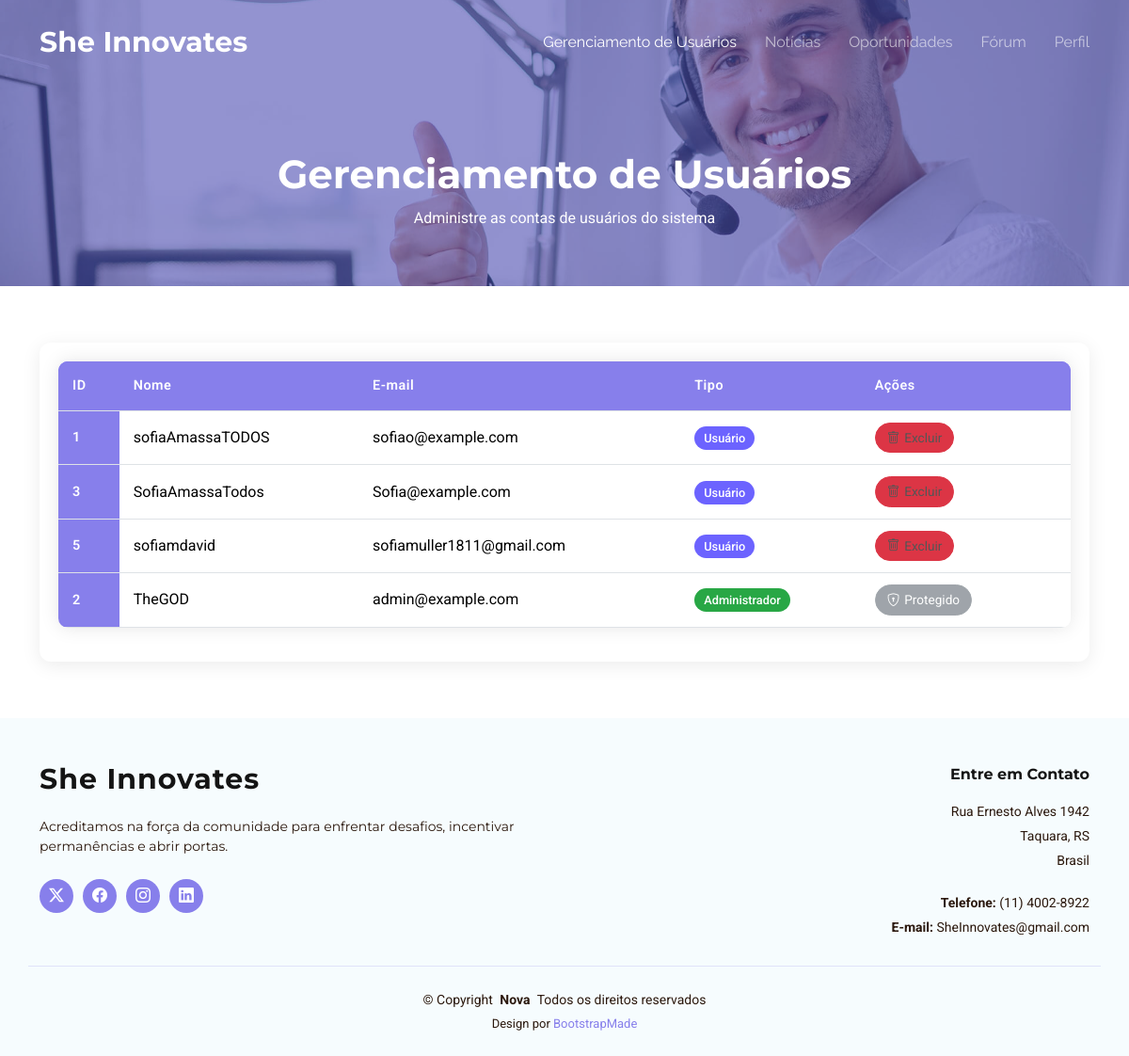
The app's page /Back-End-Projeto-Integrador/UserADM/controleUserAdm.php, older data.
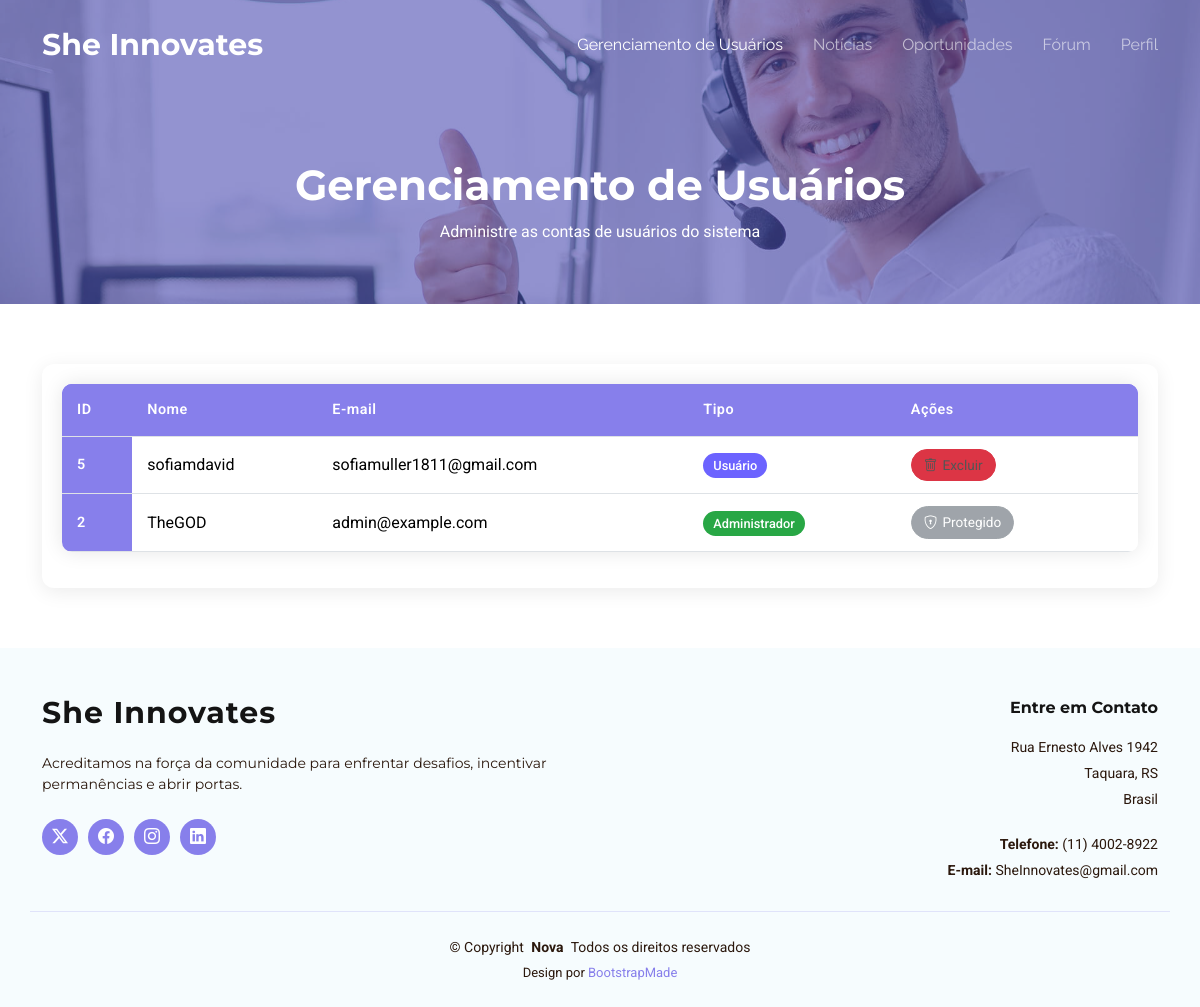
The same page, newer data.
### tables this page shows
CREATE TABLE `usuarios` (
  `usuario_id` int NOT NULL,
  `nome_usuario` varchar(50) NOT NULL,
  `email` varchar(100) NOT NULL,
  `senha` varchar(255) NOT NULL,
  `is_admin` tinyint(1) NOT NULL DEFAULT '0'
);

### Back-End-Projeto-Integrador/UserADM/controleUserAdm.php (the view, shortened to what this page needs)
<!DOCTYPE html>
<html lang="en">
<head>
  <?php require("../Include/hrefCssHead.php"); ?>
</head>
<body class="contact-page">
<?php require_once __DIR__ . '/../Include/menuADM.php'; ?>
<main class="main">
  <div class="page-title dark-background" data-aos="fade" style="background-image: url(../assets/img/contact-page-title-bg.jpg);">
    <div class="container">
      <h1>Gerenciamento de Usuários</h1>
      <nav class="breadcrumbs">
        <ol>
          <li class="current">Administre as contas de usuários do sistema</li>
        </ol>
      </nav>
    </div>
  </div>
  <section id="user-management" class="user-management section">
    <div class="container" data-aos="fade-up">
      <div class="table-responsive">
        <table class="table table-hover user-table">
          <thead>
            <tr>
              <th scope="col">ID</th>
              <th scope="col">Nome</th>
              <th scope="col">E-mail</th>
              <th scope="col">Tipo</th>
              <th scope="col">Ações</th>
            </tr>
          </thead>
          <tbody>
<?php
$host = "db";
$user = "root";
$pass = "root";
$dbname = "meu_banco";
$port = 3306;
$conn = new mysqli($host, $user, $pass, $dbname, $port);
$conn->set_charset("utf8");
$sql = "SELECT usuario_id, nome_usuario, email, is_admin FROM usuarios ORDER BY nome_usuario ASC";
$resultado = $conn->query($sql);
if ($resultado && $resultado->num_rows > 0) {
    while ($linha = $resultado->fetch_assoc()) {
        $id = (int)$linha['usuario_id'];
        $nome = htmlspecialchars($linha['nome_usuario'], ENT_QUOTES, 'UTF-8');
        $email = htmlspecialchars($linha['email'], ENT_QUOTES, 'UTF-8');
        $is_admin = (int)$linha['is_admin'] === 1;
        echo "<tr>";
        echo "<th scope='row'>{$id}</th>";
        echo "<td>{$nome}</td>";
        echo "<td>{$email}</td>";
        echo "<td>" . ($is_admin ? "<span class='badge-admin'>Administrador</span>" : "<span class='badge-user'>Usuário</span>") . "</td>";
        if ($is_admin) {
            echo "<td><button class='btn btn-sm btn-secondary action-btn' disabled><i class='bi bi-shield-lock'></i> Protegido</button></td>";
        } else {
            echo "<td>
                    <button class='btn btn-sm btn-danger action-btn delete-user' data-user-id='{$id}' data-user-name='{$nome}'>
                      <i class='bi bi-trash'></i> Excluir
                    </button>
                  </td>";
        }
        echo "</tr>";
    }
} else {
    echo "<tr><td colspan='5' class='text-center'>Nenhum usuário encontrado.</td></tr>";
}
?>
          </tbody>
        </table>
      </div>
    </div>
  </section>
</main>
<footer id="footer" class="footer light-background">
  <?php require("../Include/footer.php"); ?>
</footer>
</body>
</html>

### Back-End-Projeto-Integrador/Include/hrefCssHead.php (shortened to what this page needs)
<link href="../../assets/vendor/bootstrap/css/bootstrap.min.css" rel="stylesheet">
<link href="../../assets/vendor/bootstrap-icons/bootstrap-icons.css" rel="stylesheet">
<link href="../../assets/vendor/aos/aos.css" rel="stylesheet">
<link href="../../assets/vendor/glightbox/css/glightbox.min.css" rel="stylesheet">
<link href="../../assets/vendor/swiper/swiper-bundle.min.css" rel="stylesheet">
<link href="../../assets/css/main.css" rel="stylesheet">

### Back-End-Projeto-Integrador/Include/menuADM.php (shortened to what this page needs)
<header id="header" class="header d-flex align-items-center fixed-top">
  <div class="container-fluid container-xl position-relative d-flex align-items-center justify-content-between">
    <a class="logo d-flex align-items-center">
      <h1 class="sitename">She Innovates</h1>
    </a>
    <nav id="navmenu" class="navmenu">
        <?php carregarMenu(); ?>
    </nav>
  </div>
</header>
<?php
function carregarMenu() {
    $current_page = basename($_SERVER['PHP_SELF']);
    $current_dir = basename(dirname($_SERVER['SCRIPT_NAME']));
    if ($current_dir === 'UserADM') {
        ?>
        <ul>
            <li><a href="../UserADM/controleUserAdm.php" class="<?= ($current_page == 'controleUserAdm.php') ? 'active' : '' ?>">Gerenciamento de Usuários</a></li>
            <li><a href="../UserADM/noticiaAdm.php" class="<?= ($current_page == 'noticiaAdm.php') ? 'active' : '' ?>">Notícias</a></li>
            <li><a href="../UserADM/oportunidadeAdm.php" class="<?= ($current_page == 'oportunidadeAdm.php') ? 'active' : '' ?>">Oportunidades</a></li>
            <li><a href="../UserADM/forumAdm.php" class="<?= ($current_page == 'forumAdm.php') ? 'active' : '' ?>">Fórum</a></li>
            <li><a href="../UserADM/perfilAdm.php" class="<?= ($current_page == 'perfilAdm.php') ? 'active' : '' ?>">Perfil</a></li>
        </ul>
        <?php
    }
}
?>

### Back-End-Projeto-Integrador/Include/footer.php
<nav id = "footerUserAnom">
        <div class="footer-top">
      <div class="container">
        <div class="row gy-4">
          <div class="col-lg-6 col-md-12 footer-about">
            <a class="logo d-flex align-items-center">
              <span class="sitename">She Innovates</span>
            </a>
            <p>Acreditamos na força da comunidade para enfrentar desafios, incentivar permanências e abrir portas.</p>
            <div class="social-links d-flex mt-4">
              <a href="#"><i class="bi bi-twitter-x"></i></a>
              <a href="#"><i class="bi bi-facebook"></i></a>
              <a href="#"><i class="bi bi-instagram"></i></a>
              <a href="#"><i class="bi bi-linkedin"></i></a>
            </div>
          </div>
          <div class="col-lg-6 col-md-12 footer-contact text-end">
            <h4>Entre em Contato</h4>
            <p>Rua Ernesto Alves 1942</p>
            <p>Taquara, RS</p>
            <p>Brasil</p>
            <p class="mt-4"><strong>Telefone:</strong> <span>(11) 4002-8922</span></p>
            <p><strong>E-mail:</strong> <span>SheInnovates@gmail.com</span></p>
          </div>
        </div>
      </div>
    </div>
    <div class="container copyright text-center">
      <p>© <span>Copyright</span> <strong class="px-1 sitename">Nova</strong> <span>Todos os direitos reservados</span></p>
      <div class="credits">
        Design por <a href="https://bootstrapmade.com/">BootstrapMade</a>
      </div>
    </div>
</nav>

### Back-End-Projeto-Integrador/UserADM/controleUserAdm.php (style rules this page uses)
.user-table { border-radius: 10px; overflow: hidden; box-shadow: 0 0 20px rgba(0,0,0,0.1); }
.user-table thead { background-color: #6c63ff; color: white; }
.user-table th { padding: 15px; font-weight: 600; }
.user-table td { padding: 12px 15px; vertical-align: middle; }
.user-table tbody tr { transition: all 0.3s ease; }
.badge-user { background-color: #6c63ff; color: white; padding: 5px 10px; border-radius: 20px; font-size: 0.8rem; font-weight: 500; }
.badge-admin { background-color: #28a745; color: white; padding: 5px 10px; border-radius: 20px; font-size: 0.8rem; font-weight: 500; }
.action-btn { padding: 5px 12px; border-radius: 20px; font-size: 0.85rem; transition: all 0.3s ease; }

Row changes from the older to the newer data that the page shows:
removed usuarios: usuario_id "1", nome_usuario "sofiaAmassaTODOS", email "sofiao@example.com", is_admin "Usuário"
removed usuarios: usuario_id "3", nome_usuario "SofiaAmassaTodos", email "Sofia@example.com", is_admin "Usuário"
